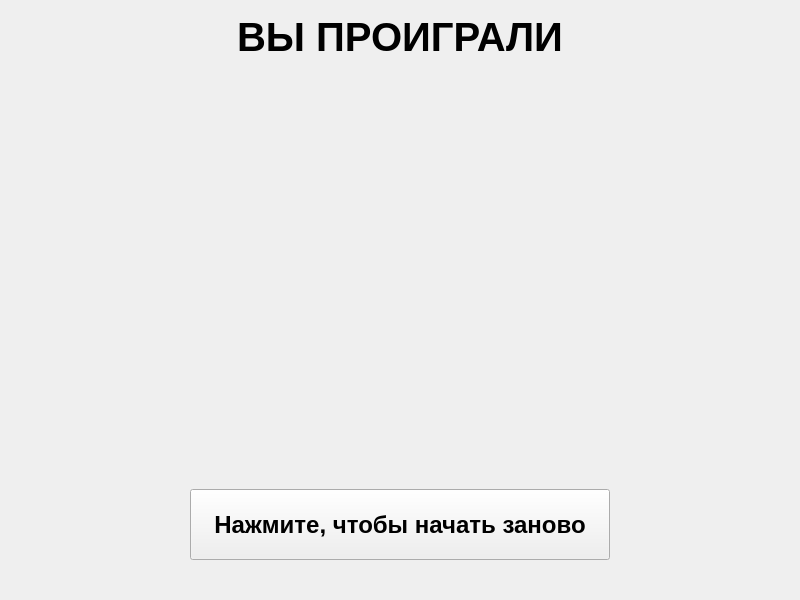
<?xml version="1.0" encoding="UTF-8"?>
<ui version="4.0">
 <class>Retry_form</class>
 <widget class="QWidget" name="Retry_form">
  <property name="enabled">
   <bool>true</bool>
  </property>
  <property name="geometry">
   <rect>
    <x>0</x>
    <y>0</y>
    <width>800</width>
    <height>600</height>
   </rect>
  </property>
  <property name="minimumSize">
   <size>
    <width>800</width>
    <height>600</height>
   </size>
  </property>
  <property name="maximumSize">
   <size>
    <width>800</width>
    <height>600</height>
   </size>
  </property>
  <property name="windowTitle">
   <string>Form</string>
  </property>
  <widget class="QLabel" name="f_background">
   <property name="enabled">
    <bool>true</bool>
   </property>
   <property name="geometry">
    <rect>
     <x>0</x>
     <y>0</y>
     <width>800</width>
     <height>600</height>
    </rect>
   </property>
   <property name="acceptDrops">
    <bool>false</bool>
   </property>
   <property name="text">
    <string/>
   </property>
  </widget>
  <widget class="QLabel" name="label">
   <property name="geometry">
    <rect>
     <x>0</x>
     <y>-4</y>
     <width>800</width>
     <height>81</height>
    </rect>
   </property>
   <property name="font">
    <font>
     <pointsize>30</pointsize>
     <weight>75</weight>
     <bold>true</bold>
    </font>
   </property>
   <property name="text">
    <string>ВЫ ПРОИГРАЛИ</string>
   </property>
   <property name="alignment">
    <set>Qt::AlignCenter</set>
   </property>
  </widget>
  <widget class="QPushButton" name="pushButton">
   <property name="geometry">
    <rect>
     <x>190</x>
     <y>489</y>
     <width>420</width>
     <height>71</height>
    </rect>
   </property>
   <property name="font">
    <font>
     <pointsize>18</pointsize>
     <weight>75</weight>
     <bold>true</bold>
    </font>
   </property>
   <property name="text">
    <string>Нажмите, чтобы начать заново</string>
   </property>
   <property name="checkable">
    <bool>false</bool>
   </property>
  </widget>
 </widget>
 <resources/>
 <connections/>
</ui>
